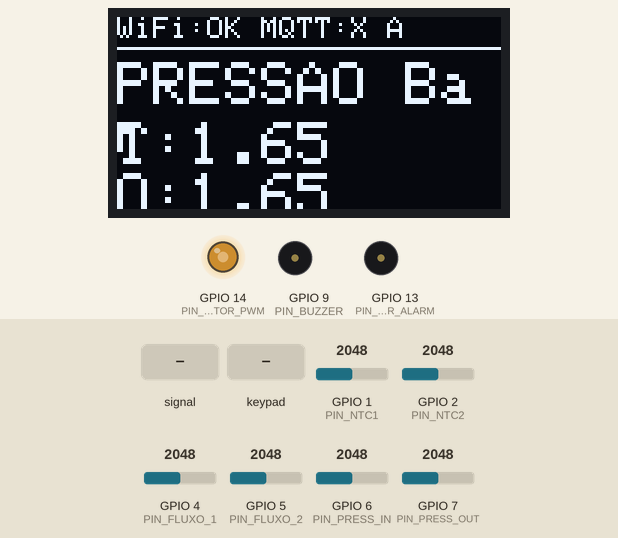
The sketch below on a simulated ESP32-S3. Parts: 128×64 one-colour display, output pins drawn as LEDs (lit = HIGH), buzzer (waves = sounding, pin HIGH). The inputs (shaded band) are chosen by the test bench; at power-on: GPIO 6 (PIN_PRESS_IN) = 2048, GPIO 1 (PIN_NTC1) = 2048, GPIO 2 (PIN_NTC2) = 2048, GPIO 4 (PIN_FLUXO_1) = 2048, GPIO 5 (PIN_FLUXO_2) = 2048, GPIO 7 (PIN_PRESS_OUT) = 2048 (analog values on the 0–4095 scale). WiFi joins after 1.5 s; servers stay silent unless stated; the local clock reads 2024-03-15 10:24:30 at power-on unless the sketch sets it; storage starts empty; EEPROM starts erased; no MQTT or app messages arrive unless stated; what the sketch prints to the serial monitor is not drawn.

Above: at 3.82 s.
4.3 s: GPIO 6 (PIN_PRESS_IN) fed a 2 Hz sine of ±1228 counts around its level
At 5.4 s:
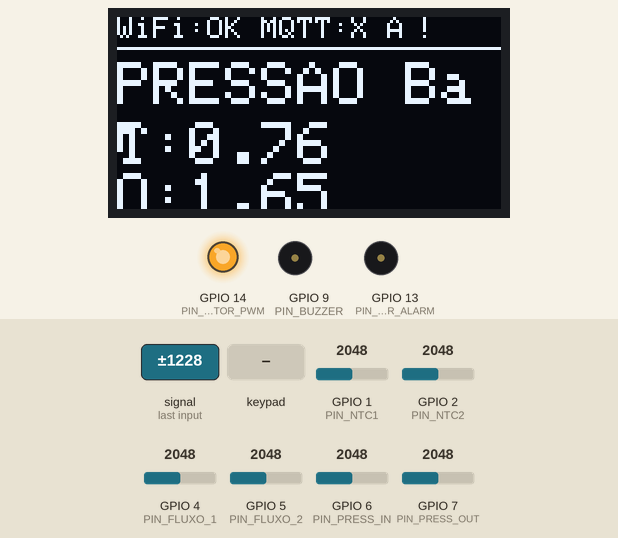
7.3 s: GPIO 6 (PIN_PRESS_IN) set to 3972
At 7.9 s:
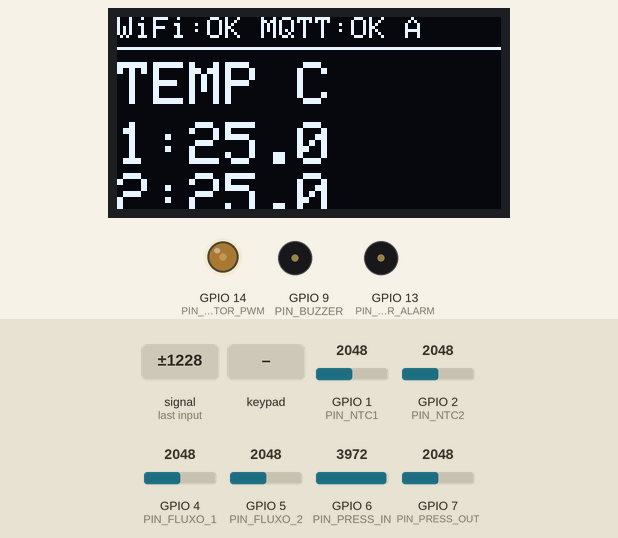
10.3 s: keypad keys 1 0 1 1 1 2 pressed 0.4 s apart
At 11.8 s:
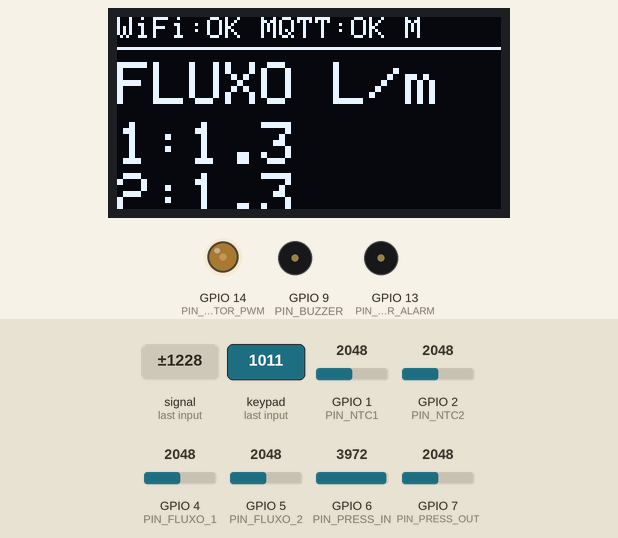
14.2 s: GPIO 6 (PIN_PRESS_IN) set to 3772
At 14.89 s:
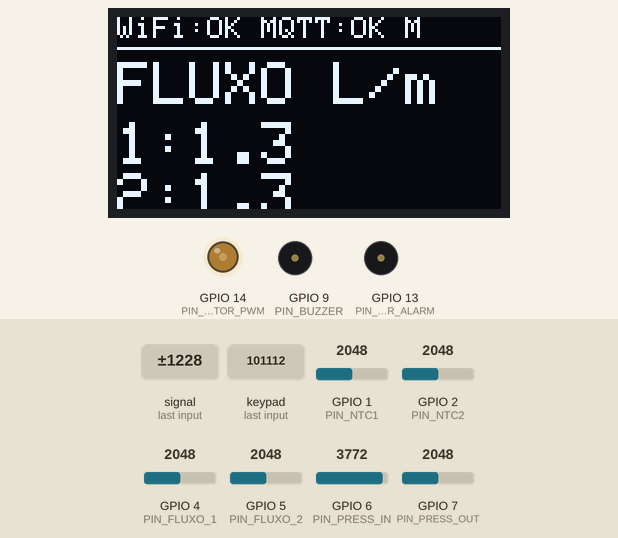
17.2 s: GPIO 6 (PIN_PRESS_IN) set to 3680
At 19.5 s:
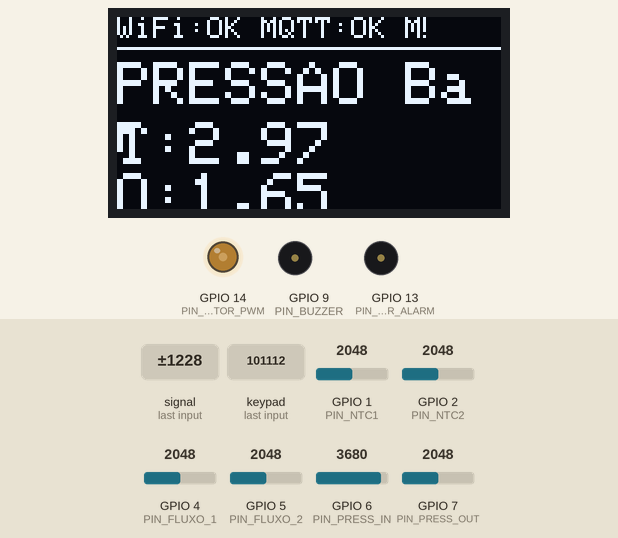
20.2 s: key '1' pressed
At 21.5 s:
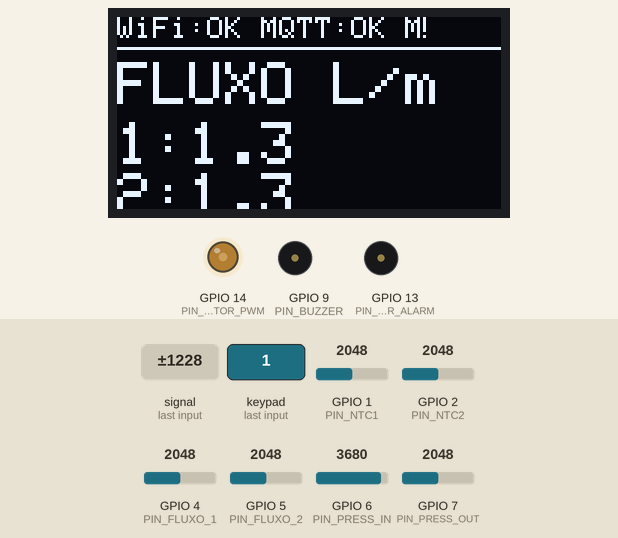
Timing chart, 0 to 24.2 s (numbered marks = the images above; inputs shaded):
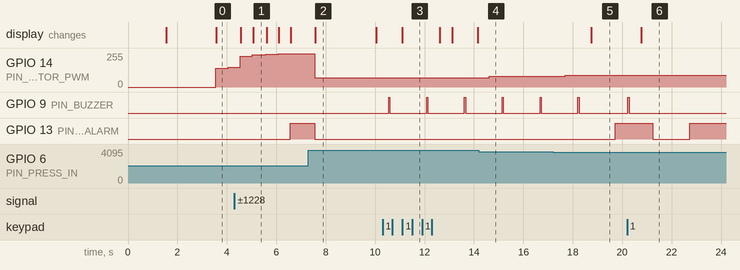

The sketch:

esp32.ino
```cpp
#include <WiFi.h>
#include <WiFiClientSecure.h>
#include <PubSubClient.h>
#include <ArduinoJson.h>
#include <Wire.h>
#include <Adafruit_GFX.h>
#include <Adafruit_SSD1306.h>
#include <Keypad.h>
#include <math.h>
#include <Preferences.h>
#include <FS.h>
#include <SPIFFS.h>
#include <time.h>

/* === SIMIG v2.3 - HIGH PRECISION OVERSAMPLING ===
   Placa: ESP32-S3 Dev Module
   AWS IoT Core: MQTT/TLS 8883 + X.509
   + PID local (atuador via PWM) + buzzer de alarme (< 3 bar)
*/

// =======================
// OBJETOS
// =======================
Preferences prefs;
WiFiClientSecure net;          // TLS
PubSubClient client(net);
Adafruit_SSD1306 display(128, 64, &Wire, -1);

// =======================
// REDE (WiFi)
// =======================
const char* WIFI_SSID = "Machado";
const char* WIFI_PASS = "22394729Cezar@";

// =======================
// AWS IoT Core (AJUSTE O ENDPOINT)
// =======================
const char* AWS_IOT_ENDPOINT = "SEU_ENDPOINT_AWS_IOT"; // ex: xxxxx-ats.iot.sa-east-1.amazonaws.com
const int   AWS_IOT_PORT     = 8883;

const char* MQTT_CLIENT_ID   = "ESP_S3_UTI_05";
const char* MQTT_TOPIC       = "hospital/uti_a/leito_05/dados";
const char* STATUS_TOPIC     = "hospital/status";

// Certificados no SPIFFS (faça upload em /data/certs/)
const char* AWS_CA_FILE   = "/certs/AmazonRootCA1.pem";
const char* AWS_CERT_FILE = "/certs/device.pem.crt";
const char* AWS_KEY_FILE  = "/certs/private.pem.key";

// Mantém os PEM em memória (WiFiClientSecure usa os ponteiros)
static String g_ca, g_cert, g_key;

// =======================
// PINOS (MANTIDOS DO SEU CÓDIGO)
// =======================
#define PIN_NTC1      1
#define PIN_NTC2      2
#define PIN_FLUXO_1   4
#define PIN_FLUXO_2   5
#define PIN_PRESS_IN  6
#define PIN_PRESS_OUT 7
#define PIN_BUZZER    9   // beep do teclado (se você quiser manter)
#define PIN_SDA       16
#define PIN_SCL       17

// --- NOVOS PINOS (ESCOLHA GPIOs LIVRES NO SEU BOARD) ---
#define PIN_BUZZER_ALARM  13  // buzzer/alarme em pino livre
#define PIN_ACTUATOR_PWM  14  // saída PWM do atuador (válvula/driver)

// =======================
// TECLADO
// =======================
byte rowPins[4] = {18, 19, 20, 21};
byte colPins[3] = {10, 11, 12};
char keys[4][3] = {{'1','2','3'},{'4','5','6'},{'7','8','9'},{'*','0','#'}};
Keypad keypad = Keypad(makeKeymap(keys), rowPins, colPins, 4, 3);

// =======================
// VARIÁVEIS DE CALIBRAÇÃO
// =======================
float offsets[4] = {0.0, 0.0, 0.0, 0.0};
float escalas[4] = {1.0, 1.0, 1.0, 1.0};
const float pontosRefFluxo[4] = {3.0, 6.0, 9.0, 12.0};

// =======================
// UI / TIMERS
// =======================
int modoExibicao = 0;
int paginaAuto = 1;
unsigned long tempoTrocaPagina = 0;

unsigned long lastPublish = 0;
unsigned long lastMqttAttempt = 0;
unsigned long lastWifiAttempt = 0;

// Para não “moer” 1024x leituras a cada loop:
unsigned long lastRead = 0;
const unsigned long READ_INTERVAL_MS    = 200;
const unsigned long PUBLISH_INTERVAL_MS = 5000;

// Leituras atuais
float f1=0, f2=0, p1=0, p2=0, t1=0, t2=0;

// =======================
// PID LOCAL + ALARME
// =======================
// Controle usando p1 (pressão IN) em bar
const float SP_PRESS_BAR    = 3.50;   // setpoint do PID (ajuste conforme sua planta)
const float ALARM_ON_BAR    = 3.00;   // dispara alarme se cair abaixo
const float ALARM_OFF_BAR   = 3.10;   // desliga quando recuperar acima (histerese)
const unsigned long ALARM_DELAY_MS = 1000; // precisa ficar abaixo por 1s

// Intervalo do PID (combina com READ_INTERVAL_MS)
const unsigned long PID_INTERVAL_MS = 200;

// Ganhos PID (iniciais — ajuste fino obrigatório)
float Kp = 1200.0f;
float Ki = 150.0f;
float Kd = 0.0f;

// Estado PID
float pidIntegral = 0.0f;
float pidPrevError = 0.0f;
unsigned long lastPid = 0;

// PWM (LEDC) no ESP32
const int PWM_CH   = 0;
const int PWM_FREQ = 2000;   // 2 kHz
const int PWM_RES  = 12;     // 0..4095
const int PWM_MAX  = (1 << PWM_RES) - 1;

// Alarme
bool alarmActive = false;
unsigned long alarmBelowSince = 0;

// =======================
// UTIL: FS + NTP + TLS
// =======================
static bool readFileToString(fs::FS& fs, const char* path, String& out) {
  File f = fs.open(path, "r");
  if (!f) return false;
  out = f.readString();
  f.close();
  out.trim();
  return out.length() > 0;
}

static bool syncTime(uint32_t timeoutMs = 20000) {
  // UTC suficiente para validação TLS
  configTime(0, 0, "pool.ntp.org", "time.nist.gov");
  struct tm timeinfo;
  uint32_t start = millis();
  while ((millis() - start) < timeoutMs) {
    if (getLocalTime(&timeinfo, 1000)) return true;
    delay(50);
  }
  return false;
}

static bool loadAwsCertsFromSpiffs() {
  if (!SPIFFS.begin(true)) return false;

  if (!readFileToString(SPIFFS, AWS_CA_FILE, g_ca))     return false;
  if (!readFileToString(SPIFFS, AWS_CERT_FILE, g_cert)) return false;
  if (!readFileToString(SPIFFS, AWS_KEY_FILE, g_key))   return false;

  net.setCACert(g_ca.c_str());
  net.setCertificate(g_cert.c_str());
  net.setPrivateKey(g_key.c_str());

  net.setHandshakeTimeout(15);
  return true;
}

// =======================
// LEITURA (OVERSAMPLING)
// =======================
float lerRaw(int pino) {
  unsigned long soma = 0;
  for(int i=0; i<1024; i++) {
    soma += analogRead(pino);
    delayMicroseconds(2);
  }
  float rawMedia = (float)soma / 1024.0f;
  return rawMedia * (3.3f / 4095.0f);
}

float lerSensor(int pino, int idx) {
  float tensaoLida = lerRaw(pino);
  float tensaoEfetiva = tensaoLida - offsets[idx];
  if(tensaoEfetiva < 0.001f) tensaoEfetiva = 0.0f;

  if(idx == 0 || idx == 1) {
    // FLUXO: raiz quadrada
    return escalas[idx] * sqrt(tensaoEfetiva);
  } else {
    // PRESSÃO: linear
    return escalas[idx] * tensaoEfetiva;
  }
}

float lerNTC(int pino) {
  int raw = analogRead(pino);
  if (raw <= 0 || raw >= 4095) return 0;
  float resistencia = 10000.0f * ((4095.0f / (float)raw) - 1.0f);
  float tempK = 1.0f / (1.0f / (25.0f + 273.15f) + log(resistencia / 10000.0f) / 3950.0f);
  return tempK - 273.15f;
}

// =======================
// PERSISTÊNCIA
// =======================
void carregarCalibracao() {
  prefs.begin("calib", true);
  for(int i=0; i<4; i++) {
    char kE[10], kO[10];
    sprintf(kE, "e%d", i); sprintf(kO, "o%d", i);
    escalas[i] = prefs.getFloat(kE, 0.0f);
    offsets[i] = prefs.getFloat(kO, 0.0f);
    if(escalas[i] == 0) escalas[i] = 1.0f;
  }
  prefs.end();
}

void salvarCalib(int idx, float esc, float off) {
  prefs.begin("calib", false);
  char kE[10], kO[10];
  sprintf(kE, "e%d", idx); sprintf(kO, "o%d", idx);
  prefs.putFloat(kE, esc);
  prefs.putFloat(kO, off);
  prefs.end();
  escalas[idx] = esc;
  offsets[idx] = off;
}

// =======================
// MENU DE CALIBRAÇÃO
// =======================
void menuCalibracao() {
  Serial.println("\n=== CALIBRAÇÃO DE ALTA PRECISÃO ===");
  Serial.println("0: Fluxo 1");
  Serial.println("1: Fluxo 2");
  Serial.println("2: Pressao IN");
  Serial.println("3: Pressao OUT");

  while(!Serial.available());
  int idx = Serial.parseInt();
  int pino = (idx==0)?PIN_FLUXO_1:(idx==1)?PIN_FLUXO_2:(idx==2)?PIN_PRESS_IN:PIN_PRESS_OUT;

  float vZero = 0;
  Serial.println("\n>>> PASSO 1: CALIBRAR ZERO");
  Serial.println("Deixe em repouso e envie 'c'...");

  while(true) {
      if(Serial.available() && Serial.read() == 'c') break;
      Serial.printf("Lendo Zero: %.4f V\r", lerRaw(pino)); delay(100);
  }
  vZero = lerRaw(pino);
  Serial.printf("\nZERO SALVO: %.4f V\n", vZero);

  if(idx == 0 || idx == 1) {
    float leituras[4];
    for(int i=0; i<4; i++) {
        Serial.printf("\nAplique %.1f L/min e envie 'c'...\n", pontosRefFluxo[i]);
        while(true) {
          if(Serial.available() && Serial.read() == 'c') break;
          float atual = lerRaw(pino);
          Serial.printf("Raw: %.4f V | Delta: %.4f V\r", atual, atual - vZero);
          delay(100);
        }
        leituras[i] = lerRaw(pino);
    }

    float soma = 0; int n=0;
    for(int i=0; i<4; i++) {
       float deltaV = leituras[i] - vZero;
       if(deltaV > 0.002f) {
           soma += pontosRefFluxo[i] / sqrt(deltaV);
           n++;
       }
    }

    if(n > 0) {
        float novaEscala = soma/n;
        salvarCalib(idx, novaEscala, vZero);
        Serial.printf("\nSUCESSO! Zero: %.4f, Escala: %.4f\n", vZero, novaEscala);
    } else {
        Serial.println("\nERRO CRÍTICO: Sinal muito baixo (< 2mV).");
        Serial.println("Tentando salvar calibração de emergência...");
        float maxDelta = leituras[3] - vZero;
        if(maxDelta > 0.0005f) {
           float escEmergencia = pontosRefFluxo[3] / sqrt(maxDelta);
           salvarCalib(idx, escEmergencia, vZero);
           Serial.printf("Calibração Forçada Salva: %.4f (Pode ser imprecisa)\n", escEmergencia);
        }
    }

  } else {
    float vMax;
    Serial.println("\n>>> PASSO 2: APLIQUE 5 BAR");
    Serial.println("Envie 'c' quando estabilizar...");

    while(true) {
        if(Serial.available() && Serial.read() == 'c') break;
        Serial.printf("Lendo: %.4f V\r", lerRaw(pino)); delay(100);
    }
    vMax = lerRaw(pino);

    float deltaV = vMax - vZero;
    if(deltaV > 0.05f) {
        float novaEscala = 5.0f / deltaV;
        salvarCalib(idx, novaEscala, vZero);
        Serial.printf("\nPRESSAO OK! Zero: %.4f, Escala: %.4f\n", vZero, novaEscala);
    } else {
        Serial.println("ERRO: Sensor de pressão não respondeu.");
    }
  }
}

// =======================
// DISPLAY
// =======================
void mostrarTela(int pg, float f1, float f2, float p1, float p2, float t1, float t2) {
  display.clearDisplay();
  display.setTextColor(SSD1306_WHITE);
  display.setTextSize(1);
  display.setCursor(0,0);

  display.printf("WiFi:%s MQTT:%s %s",
                (WiFi.status()==WL_CONNECTED?"OK":"X"),
                (client.connected()?"OK":"X"),
                (modoExibicao==0?"A":"M"));

  if (alarmActive) {
    display.setCursor(100, 0);
    display.print("!");
  }

  display.drawLine(0, 10, 128, 10, SSD1306_WHITE);

  display.setTextSize(2);
  if (pg == 1) {
    display.setCursor(0, 15); display.print("FLUXO L/m");
    display.setCursor(0, 35); display.printf("1:%.1f", f1);
    display.setCursor(0, 52); display.printf("2:%.1f", f2);
  } else if (pg == 2) {
    display.setCursor(0, 15); display.print("PRESSAO Bar");
    display.setCursor(0, 35); display.printf("I:%.2f", p1);
    display.setCursor(0, 52); display.printf("O:%.2f", p2);
  } else if (pg == 3) {
    display.setCursor(0, 15); display.print("TEMP C");
    display.setCursor(0, 35); display.printf("1:%.1f", t1);
    display.setCursor(0, 52); display.printf("2:%.1f", t2);
  }
  display.display();
}

// =======================
// ALARME + PID
// =======================
static void updateAlarm(float pressBar) {
  unsigned long now = millis();

  if (!alarmActive) {
    if (pressBar < ALARM_ON_BAR) {
      if (alarmBelowSince == 0) alarmBelowSince = now;
      if (now - alarmBelowSince >= ALARM_DELAY_MS) {
        alarmActive = true;
        alarmBelowSince = 0;
      }
    } else {
      alarmBelowSince = 0;
    }
  } else {
    if (pressBar > ALARM_OFF_BAR) {
      alarmActive = false;
    }
  }

  // Buzzer pulsado quando em alarme
  if (alarmActive) {
    digitalWrite(PIN_BUZZER_ALARM, (now / 300) % 2); // alterna a cada 300ms
  } else {
    digitalWrite(PIN_BUZZER_ALARM, LOW);
  }
}

static void updatePid(float pressBar) {
  unsigned long now = millis();
  if (now - lastPid < PID_INTERVAL_MS) return;

  float dt = (lastPid == 0) ? (PID_INTERVAL_MS / 1000.0f) : ((now - lastPid) / 1000.0f);
  lastPid = now;

  // erro = setpoint - medição
  float error = SP_PRESS_BAR - pressBar;

  // Integral com anti-windup
  pidIntegral += error * dt;
  const float I_LIMIT = 5.0f; // bar*s (ajuste)
  if (pidIntegral > I_LIMIT) pidIntegral = I_LIMIT;
  if (pidIntegral < -I_LIMIT) pidIntegral = -I_LIMIT;

  float derivative = (dt > 0) ? ((error - pidPrevError) / dt) : 0.0f;
  pidPrevError = error;

  float u = (Kp * error) + (Ki * pidIntegral) + (Kd * derivative);

  // Saída PWM limitada (0..PWM_MAX)
  if (u < 0) u = 0;
  if (u > PWM_MAX) u = PWM_MAX;

  ledcWrite(PWM_CH, (uint32_t)u);
}

// =======================
// MQTT AWS IoT
// =======================
static void mqttConnectAws() {
  if (WiFi.status() != WL_CONNECTED) return;
  if (client.connected()) return;

  // LWT retained: online/offline
  if (client.connect(MQTT_CLIENT_ID, STATUS_TOPIC, 0, true, "offline")) {
    client.publish(STATUS_TOPIC, "online", true);
  }
}

// =======================
// SETUP
// =======================
void setup() {
  Serial.begin(115200);
  delay(1500);

  carregarCalibracao();

  pinMode(PIN_BUZZER, OUTPUT);        // beep do teclado
  pinMode(PIN_BUZZER_ALARM, OUTPUT);  // alarme dedicado
  digitalWrite(PIN_BUZZER, LOW);
  digitalWrite(PIN_BUZZER_ALARM, LOW);

  // PWM do atuador (válvula/driver)
  ledcSetup(PWM_CH, PWM_FREQ, PWM_RES);
  ledcAttachPin(PIN_ACTUATOR_PWM, PWM_CH);
  ledcWrite(PWM_CH, 0);

  Wire.begin(PIN_SDA, PIN_SCL);
  if(!display.begin(SSD1306_SWITCHCAPVCC, 0x3C)) Serial.println("OLED Fail");

  display.clearDisplay();
  display.setTextSize(1);
  display.setCursor(10,20); display.println("SIMIG v2.3");
  display.setCursor(10,40); display.println("AWS+PID+ALM");
  display.display();

  // ADC
  analogReadResolution(12);
  analogSetAttenuation(ADC_11db);

  // WiFi
  WiFi.mode(WIFI_STA);
  WiFi.begin(WIFI_SSID, WIFI_PASS);
  WiFi.setSleep(false);

  // tenta conectar rapidamente no boot (sem travar infinito)
  unsigned long start = millis();
  while (WiFi.status() != WL_CONNECTED && (millis() - start) < 12000) {
    delay(250);
  }

  // TLS: sincroniza tempo (ideal com WiFi conectado) e carrega certs
  bool timeOk = syncTime();
  if (!timeOk) Serial.println("WARN: NTP nao sincronizou (TLS pode falhar).");

  if (!loadAwsCertsFromSpiffs()) {
    Serial.println("ERRO: nao consegui carregar certificados do SPIFFS.");
  }

  client.setServer(AWS_IOT_ENDPOINT, AWS_IOT_PORT);
  client.setBufferSize(2048);
  client.setKeepAlive(60);

  Serial.println(">>> Digite 'CAL' para Calibrar");
}

// =======================
// LOOP
// =======================
void loop() {
  // Comandos
  if(Serial.available()) {
    String c = Serial.readStringUntil('\n'); c.trim();
    if(c == "CAL") menuCalibracao();
  }

  // Teclado
  char key = keypad.getKey();
  if (key) {
    // beep do teclado (não interfere no alarme dedicado)
    digitalWrite(PIN_BUZZER, HIGH); delay(50); digitalWrite(PIN_BUZZER, LOW);
    if(key >= '0' && key <= '3') modoExibicao = key - '0';
  }

  // Reconexão WiFi com backoff
  if (WiFi.status() != WL_CONNECTED) {
    if (millis() - lastWifiAttempt > 5000) {
      lastWifiAttempt = millis();
      WiFi.disconnect();
      WiFi.begin(WIFI_SSID, WIFI_PASS);
    }
  }

  // MQTT: tenta conectar com backoff
  if (WiFi.status() == WL_CONNECTED && !client.connected()) {
    if (millis() - lastMqttAttempt > 5000) {
      lastMqttAttempt = millis();
      mqttConnectAws();
    }
  }

  // Mantém MQTT vivo
  client.loop();

  // Leitura dos sensores em intervalo
  if (millis() - lastRead > READ_INTERVAL_MS) {
    lastRead = millis();

    f1 = lerSensor(PIN_FLUXO_1, 0);
    f2 = lerSensor(PIN_FLUXO_2, 1);
    p1 = lerSensor(PIN_PRESS_IN, 2);
    p2 = lerSensor(PIN_PRESS_OUT, 3);
    t1 = lerNTC(PIN_NTC1);
    t2 = lerNTC(PIN_NTC2);

    // Alarme e PID rodam localmente (independente da rede)
    updateAlarm(p1);  // buzzer se p1 < 3.0 bar
    updatePid(p1);    // PWM do atuador para manter SP_PRESS_BAR
  }

  // Display
  if (modoExibicao == 0) {
    if (millis() - tempoTrocaPagina > 3000) {
      paginaAuto = (paginaAuto % 3) + 1;
      tempoTrocaPagina = millis();
    }
    mostrarTela(paginaAuto, f1, f2, p1, p2, t1, t2);
  } else {
    mostrarTela(modoExibicao, f1, f2, p1, p2, t1, t2);
  }

  // Publica a cada 5s
  if (client.connected() && (millis() - lastPublish > PUBLISH_INTERVAL_MS)) {
    lastPublish = millis();

    StaticJsonDocument<384> doc;
    doc["sensor_id"] = MQTT_CLIENT_ID;
    doc["f_in"]  = f1; doc["f_out"] = f2; //- fluxo
    doc["p_in"]  = p1; doc["p_out"] = p2; //- pressao
    doc["t1"]    = t1; doc["t2"]    = t2; //- temperatura

    // extras úteis p/ observabilidade
    doc["alarm"] = alarmActive ? 1 : 0;
    doc["sp_bar"] = SP_PRESS_BAR;

    char buf[768];
    size_t n = serializeJson(doc, buf, sizeof(buf));
    client.publish(MQTT_TOPIC, buf, n);
  }
}
```

Measured:
- the behaviour switches between 3723 and 3722 on GPIO 6 (PIN_PRESS_IN) (found by bisection; images 4 and 5)
- after the input at 4.3 s, the display: first changes after 0.27 s (image 1 shows a later state)
- after the input at 7.3 s, the display: changes after 0.28 s (image 2)
- after the input at 10.3 s, GPIO 9 (PIN_BUZZER): alternates HIGH for 0.05 s and LOW for 1.5 s, starting after 0.25 s; the display: changes after 0.79 s (image 3)
- after the input at 14.2 s, GPIO 14 (PIN_ACTUATOR_PWM): 69/255 → 81/255 after 0.42 s
- after the input at 17.2 s, GPIO 14 (PIN_ACTUATOR_PWM): 81/255 → 87/255 after 0.49 s; GPIO 13 (PIN_BUZZER_ALARM): LOW → HIGH after 2.5 s; the display: changes after 1.6 s (image 5)
- after the input at 20.2 s, GPIO 9 (PIN_BUZZER): LOW → HIGH at once, → LOW 0.05 s later; the display: changes after 0.58 s (image 6)
